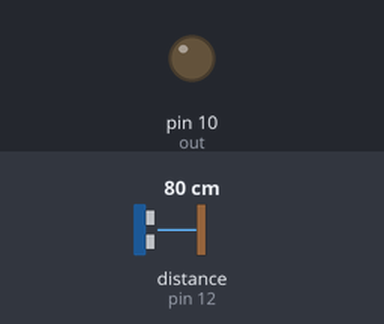
This sketch was run on a simulated Arduino Uno, built with avr-gcc and run on an emulated ATmega328P. Parts: output pins drawn as LEDs (lit = HIGH). Wiring (inferred from the names in the program): ultrasonic range finder: trigger pin 11; echo pin 12. The inputs (shaded band) are chosen by the test bench; at power-on: distance to the obstacle (sensor on pin 12) 80 cm. The echo pulse lasts 58.3 µs per cm; pins used as bus, display or sensor lines are not drawn; what the sketch prints to the serial monitor is not drawn.

Above: at 1.2 s.
1.3 s: distance to the obstacle (sensor on pin 12) set to 2 cm
At 2.5 s:
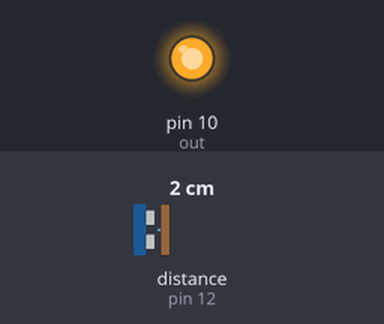
2.8 s: distance to the obstacle (sensor on pin 12) set to 8 cm
5.8 s: distance to the obstacle (sensor on pin 12) set to 11 cm
At 7.1 s:
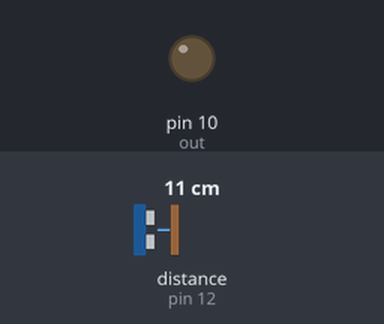
Timing chart, 0 to 8.8 s (numbered marks = the images above; inputs shaded):
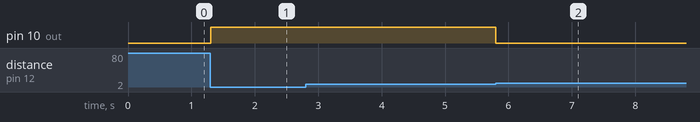

Measured:
- the behaviour switches between 9 and 10 cm on distance to the obstacle (sensor on pin 12) (found by bisection; images 1 and 2)
- after the input at 1.3 s, pin 10 (out): LOW → HIGH at once
- after the input at 5.8 s, pin 10 (out): HIGH → LOW at once

The sketch:

slave_arduino.ino
```cpp
// ultrasound
#define trig 11
#define echo 12
#define out 10
#define dist_thresh 10

// ultrasound
long duration;
float dist, err, ef;

void setup () {
    pinMode(trig, OUTPUT);
    pinMode(echo, INPUT);
    pinMode(out, OUTPUT);

    Serial.begin(115200);
}


bool doorOpen(){
    // Clear trig pin
    digitalWrite(trig, LOW);
    delayMicroseconds(2);

    // trigger signal
    digitalWrite(trig, HIGH);
    delayMicroseconds(10);
    digitalWrite(trig,LOW);

    // Reading the echo pin
    duration = pulseIn(echo, HIGH);
    dist = (float)duration/58;
    Serial.print(dist);

    if ( dist <= dist_thresh ){
        Serial.println("Door is openned");
    }else{
        Serial.println("Door is closed");
    }
    return dist <= dist_thresh;
}

void loop () {
    // Clear trig pin
    digitalWrite(trig, LOW);
    delayMicroseconds(2);

    // trigger signal
    digitalWrite(trig, HIGH);
    delayMicroseconds(10);
    digitalWrite(trig,LOW);

    // Reading the echo pin
    duration = pulseIn(echo, HIGH);
    dist = (float)duration/58;
    Serial.print(dist);

    if (dist <= dist_thresh){
        Serial.println("Door is openned");
    }else{
        Serial.println("Door is closed");
    }
    digitalWrite(out, dist <= dist_thresh);


}
```
